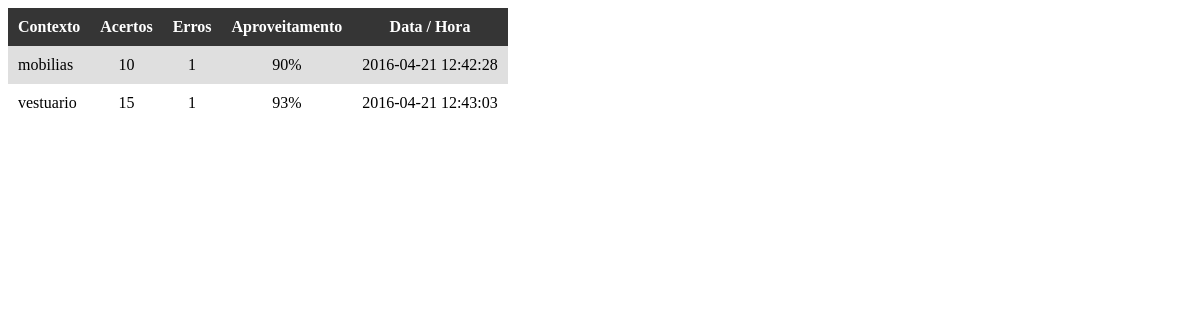
The app's page /php/resultados.php (signed in) with its own data.
### tables this page shows
CREATE TABLE resultados (
  id int(11) NOT NULL,
  erros int(10) NOT NULL,
  acertos int(10) NOT NULL,
  percentual double NOT NULL,
  matricula varchar(30) NOT NULL,
  contexto varchar(50) NOT NULL,
  data timestamp NOT NULL DEFAULT CURRENT_TIMESTAMP
);

### php/resultados.php (the view, shortened to what this page needs)
    <html>
    <head>
        <link rel="stylesheet" type="text/css" href="../css/estilo_quiz.css" media="all">
    </head>
    </html>
<?php
$server = "localhost";
$user = "root";
$password = "";
$db_name = "site_celle";
$usuario = $_SESSION['usuario'];
$connect = mysqli_connect($server, $user, $password, $db_name);
$query = "SELECT matricula FROM usuarios WHERE usuario = '$usuario'";
$result = mysqli_query($connect, $query);
$array = mysqli_fetch_array($result);
$matricula = $array['matricula'];
$sql = "SELECT erros, acertos, percentual, contexto, data FROM resultados WHERE matricula = '$matricula'";
$result_2 = mysqli_query($connect, $sql);
echo "<table class='popup' cellspacing='8'>";
echo "<tr>
			<th>Contexto</th>
			<th>Acertos</th>
			<th>Erros</th>
			<th>Aproveitamento</th>
			<th>Data / Hora</th>
		  </tr>";
while ($arr = mysqli_fetch_array($result_2)) {
    echo "
		<tr>
			<td class='td'>" . $arr['contexto'] . "</td>
			<td class='td'>" . $arr['acertos'] . "</td>
			<td class='td'>" . $arr['erros'] . "</td>
			<td class='td'>" . $arr['percentual'] . "%</td>
			<td class='td'>" . $arr['data'] . "</td>
		</tr>
		";
}
echo "</table>";
?>

### css/estilo_quiz.css (style rules this page uses)
.popup, .popup th, .popup tr, .popup td { border-collapse: collapse; padding: 10px; }
.popup th { background: #353535; color: white; }
.popup tr:nth-child(even) { background: #DFDFDF; }
.td, .popup th { text-align: center; }
.td:first-child { text-align: left; }

### records on screen
resultados: contexto "mobilias", acertos "10", erros "1", percentual "90", data "2016-04-21 12:42:28"
resultados: contexto "vestuario", acertos "15", erros "1", percentual "93", data "2016-04-21 12:43:03"
